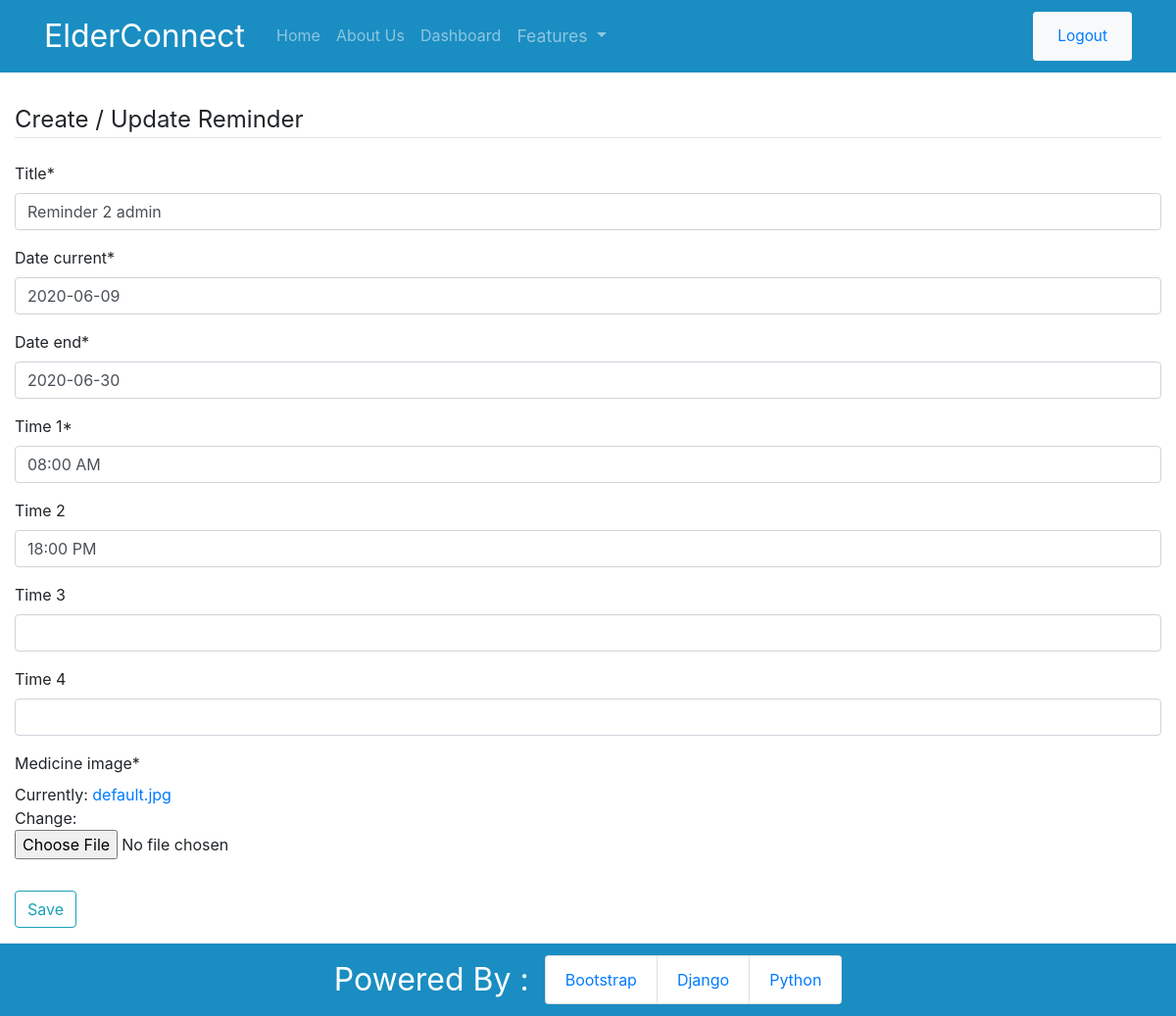
The app's page /reminders/2/update/ (signed in) with its own data.
### app/models.py (models this page shows, shortened)
class Reminder(models.Model):
    title = models.CharField(max_length=100)
    description = models.CharField(max_length=300)
    date_current = models.DateField(default=date.today)
    date_end = models.DateField()
    time_1 = models.TimeField()
    time_2 = models.TimeField(blank=True, null=True)
    time_3 = models.TimeField(blank=True, null=True)
    time_4 = models.TimeField(blank=True, null=True)
    medicine_image = models.ImageField(default='default.jpg', upload_to='reminders')
    user = models.ForeignKey(User, on_delete=models.CASCADE)

### app/views.py (the view, shortened to what this page needs)
# urls.py: path('reminders/<int:pk>/update/', views.ReminderUpdateView.as_view(), name='reminder-update'),
class ReminderUpdateView(LoginRequiredMixin, UserPassesTestMixin, UpdateView):
    model = Reminder
    fields = ['title', 'date_current', 'date_end', 'time_1', 'time_2', 'time_3', 'time_4',
                 'medicine_image']
    def test_func(self):
        reminder = self.get_object()
        if self.request.user == reminder.user:
            return True
        return False

### app/templates/app/reminder_form.html (shortened to what this page needs)
{% extends 'app/base.html' %}
{% load crispy_forms_tags %}
{% block content %}
    <div class="reminder-create">
        <form method="POST" enctype="multipart/form-data">
            <fieldset class="form-group">
                <legend class="border-bottom mb-4">Create / Update Reminder</legend>
                {{ form|crispy }}
            </fieldset>
            <div class="form-group">
                <button class="btn btn-outline-info" type="submit">Save</button>
            </div>
        </form>
    </div>
{% endblock content %}

### app/static/app/main.css (style rules this page uses)
.base-body { margin-top: 6.5em; }

### records on screen
Reminder: title "Reminder 2 admin", date_current "2020-06-09", date_end "2020-06-30", time_1 "08:00 AM", time_2 "18:00 PM"
